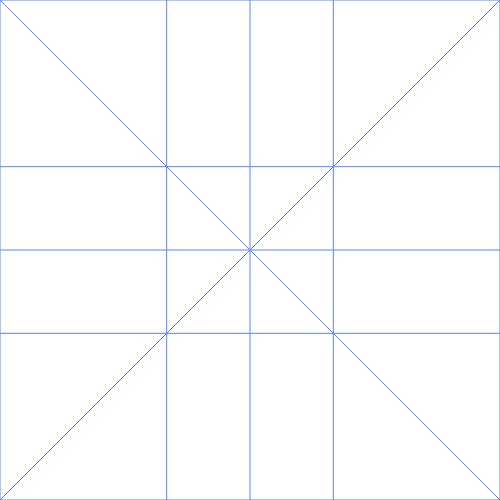
Frame 1 (no input)
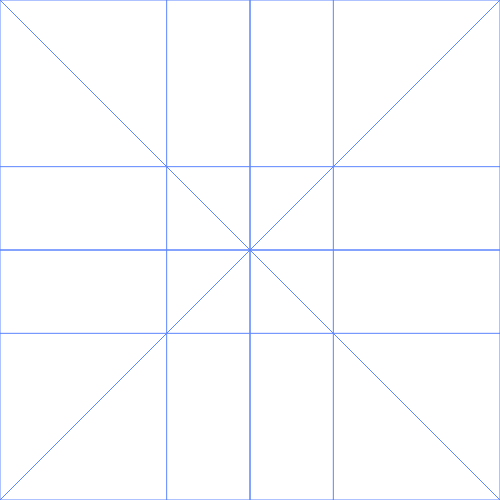
Frame 2 (the mouse pressed at the canvas centre, redrawn once)

The p5.js sketch that drew these frames (run headless with seeded random() and noise() and a simulated clock; the mouse was pressed at the canvas centre and the sketch redrawn once):

// p5.js sketch
// ── sketch.js
var space = 50;

function setup() {
  createCanvas(500, 500);
}

function draw() {
  stroke('#5C85FE');
  makeQuilt()
  noLoop()
}

function makeQuilt() {
  let patterns = ['simple','geometric','miniGrid', 'complex','bCircle'];
  let pattern = random(patterns);
  if (pattern=='geometric') {
    geometric();
  }else if (pattern=='miniGrid') {
    miniGrid()
  } else if (pattern=='simple') {
    simpleBlocks();
  } else if (pattern=='complex') {
    complex()
  } else if (pattern=='bCircle') {
    bCircle();
  }  
}

function mousePressed() { 
  clear()
  makeQuilt()
}

//Creates a Simple Block quilting pattern
function simpleBlocks(){
  var space = width/3
  for (x=0;x<width+50;x+=space){
    for (y=0;y<height+50;y+=space){
      line(x,y,x+space,y);
      line(x,y,x,y+space);
    }
  }
}

//Creates a geometric quilting pattern
function geometric(){
  line(0,0,500,500);
  line(500, 0, 0, 500);
  line(width/2, 500,width/2,0);
  line(500, width/2, 0, width/2);
}

//Creates a 4 square grid quilting pattern
function miniGrid(){
  line(width/2, 500,width/2,0);
  line(500, width/2, 0, width/2);
}

//A more realistic, complex quilting block
function complex(){
  geometric();
  simpleBlocks();
}

//A bisected circle quilting block
function bCircle (){
  circle(width/2,height/2, 495);
  miniGrid();
}
// ── aboutme.html
<!DOCTYPE html>
<html lang="en">
<head>
	<meta charset="utf-8">
	<meta name="viewport" content="width=device-width, initial-scale=1">
	<title>Visible Mending: ABOUT ME</title>
	<meta name="author" content="G/A Augustin">

	<link href="css/aboutme.css" rel="stylesheet" type="text/css">
</head>


<body>
	<div id="vertical-divider">
		<nav class="split left">
			<h2 class="star">✶</h2>
			<a href="project-intro.html">
				<h1 class="section">INTRODUCTION</h1>
			</a>
		
			<hr class="horizontal-divider">
	
			<h2 class="star">✶</h2>
			<a href="restoration.html">
				<h1 class="section">TEXTILE RESTORATION</h1>
			</a>
	
			<hr class="horizontal-divider">
		
			<h2 class="star">✶</h2>
			<a href="sustainability.html">
				<h1 class="section">SUSTAINABILITY</h1>
			</a>
	
			<hr class="horizontal-divider">
	
			<h2 class="star">✶</h2>
			<a href="codesign.html">
				<h1 class="section">CO-DESIGN</h1>
			</a>
	
			<hr class="horizontal-divider">
		
			<h2 class="star">✶</h2>
			<a href="diy.html">
				<h1 class="section">DIY DARNING</h1>
			</a>
	
			<hr class="horizontal-divider">
		
			<h2 class="star">✶</h2>
			<a href="aboutme.html">
				<h1 class="section">ABOUT THE <br>AUTHOR</br></h1>
			</a>
	
			<a href="index.html">
				<img src="images/homeButton-var1.svg" id="homeButton" alt="home button">
			</a>
		</nav>
	</div>
	
	<div class="split right">
		<p class="section-header">ABOUT THE AUTHOR</p>
		<div class="about-row">
			<div class="about-col">
				<img src="images/" id="profilePic" alt="A photo of August">
			</div>
			<div class="about-col">
				<img src="images/miniQuilt.png" id="miniQuilt" alt="A small pixelated quiltblock">
			</div>
		</div>
	</div>

</body>
// ── codesign.html
<!DOCTYPE html>
<html lang="en">
<head>
	<meta charset="utf-8">
	<meta name="viewport" content="width=device-width, initial-scale=1">
	<title>Visible Mending: CODESIGN</title>
	<meta name="author" content="G/A Augustin">

	<link href="css/codesign.css" rel="stylesheet" type="text/css">
</head>


<body>
	<div id="vertical-divider">
		<nav class="split left">
			<h2 class="star">✶</h2>
			<a href="project-intro.html">
				<h1 class="section">INTRODUCTION</h1>
			</a>
		
			<hr class="horizontal-divider">
	
			<h2 class="star">✶</h2>
			<a href="restoration.html">
				<h1 class="section">TEXTILE RESTORATION</h1>
			</a>
	
			<hr class="horizontal-divider">
		
			<h2 class="star">✶</h2>
			<a href="sustainability.html">
				<h1 class="section">SUSTAINABILITY</h1>
			</a>
	
			<hr class="horizontal-divider">
	
			<h2 class="star">✶</h2>
			<a href="codesign.html">
				<h1 class="section">CO-DESIGN</h1>
			</a>
	
			<hr class="horizontal-divider">
		
			<h2 class="star">✶</h2>
			<a href="diy.html">
				<h1 class="section">DIY DARNING</h1>
			</a>
	
			<hr class="horizontal-divider">
		
			<h2 class="star">✶</h2>
			<a href="aboutme.html">
				<h1 class="section">ABOUT THE <br>AUTHOR</br></h1>
			</a>
	
			<a href="index.html">
				<img src="images/homeButton-var1.svg" id="homeButton" alt="home button">
			</a>
		</nav>
	</div>
	
	<div class="split right">
		<p class="section-header">MENDING AS CO-DESIGN</p>
	</div>

</body>
// ── diy.html
<!DOCTYPE html>
<html lang="en">
<head>
	<meta charset="utf-8">
	<meta name="viewport" content="width=device-width, initial-scale=1">
	<title>Visible Mending: DIY DARNING</title>
	<meta name="author" content="G/A Augustin">

	<link href="css/diy.css" rel="stylesheet" type="text/css">
</head>


<body>
	<div id="vertical-divider">
		<nav class="split left">
			<h2 class="star">✶</h2>
			<a href="project-intro.html">
				<h1 class="section">INTRODUCTION</h1>
			</a>
		
			<hr class="horizontal-divider">
	
			<h2 class="star">✶</h2>
			<a href="restoration.html">
				<h1 class="section">TEXTILE RESTORATION</h1>
			</a>
	
			<hr class="horizontal-divider">
		
			<h2 class="star">✶</h2>
			<a href="sustainability.html">
				<h1 class="section">SUSTAINABILITY</h1>
			</a>
	
			<hr class="horizontal-divider">
	
			<h2 class="star">✶</h2>
			<a href="codesign.html">
				<h1 class="section">CO-DESIGN</h1>
			</a>
	
			<hr class="horizontal-divider">
		
			<h2 class="star">✶</h2>
			<a href="diy.html">
				<h1 class="section">DIY DARNING</h1>
			</a>
	
			<hr class="horizontal-divider">
		
			<h2 class="star">✶</h2>
			<a href="aboutme.html">
				<h1 class="section">ABOUT THE <br>AUTHOR</br></h1>
			</a>
	
			<a href="index.html">
				<img src="images/homeButton-var1.svg" id="homeButton" alt="home button">
			</a>
		</nav>
	</div>
	
	<div class="split right">
		<p class="section-header">DO IT YOURSELF: DARNING & MORE</p>
	</div>

</body>
// ── project-intro.html
<!DOCTYPE html>
<html>
<head>
	<meta charset="utf-8">
	<meta name="viewport" content="width=device-width, initial-scale=1">
	<title>Visible Mending: INTRO</title>
	<meta name="author" content="G/A Augustin">

	<link href="css/project-intro.css" rel="stylesheet" type="text/css">
</head>


<body>
	<div id="vertical-divider">
		<nav class="split left">
		<h2 class="star">✶</h2>
		<a href="project-intro.html">
			<h1 class="section">INTRODUCTION</h1>
		</a>
		
		<hr class="horizontal-divider">
	
		<h2 class="star">✶</h2>
		<a href="restoration.html">
			<h1 class="section">TEXTILE RESTORATION</h1>
		</a>
	
		<hr class="horizontal-divider">
		
		<h2 class="star">✶</h2>
		<a href="sustainability.html">
			<h1 class="section">SUSTAINABILITY</h1>
		</a>
	
		<hr class="horizontal-divider">
	
		<h2 class="star">✶</h2>
		<a href="codesign.html">
			<h1 class="section">CO-DESIGN</h1>
		</a>
	
		<hr class="horizontal-divider">
		
		<h2 class="star">✶</h2>
		<a href="diy.html">
			<h1 class="section">DIY DARNING</h1>
		</a>
	
		<hr class="horizontal-divider">
		
		<h2 class="star">✶</h2>
		<a href="aboutme.html">
			<h1 class="section">ABOUT THE <br>AUTHOR</br></h1>
		</a>
	
		<a href="index.html">
				<img src="images/homeButton-var1.svg" id="homeButton" alt="home button">
			</a>
		</nav>
	</div>
		
	
	<div class="split right">
		<div class="centered">
			<div class="title">VISIBLE <br>MENDING</br></div>
		</div>
	</div>

</body>
// ── restoration.html
<!DOCTYPE html>
<html lang="en">
<head>
	<meta charset="utf-8">
	<meta name="viewport" content="width=device-width, initial-scale=1">
	<title>Visible Mending: RESTORATION</title>
	<meta name="author" content="G/A Augustin">

	<link href="css/restoration.css" rel="stylesheet" type="text/css">
</head>


<body>
	<div id="vertical-divider">
		<nav class="split left">
			<h2 class="star">✶</h2>
			<a href="project-intro.html">
				<h1 class="section">INTRODUCTION</h1>
			</a>
		
			<hr class="horizontal-divider">
	
			<h2 class="star">✶</h2>
			<a href="restoration.html">
				<h1 class="section">TEXTILE RESTORATION</h1>
			</a>
	
			<hr class="horizontal-divider">
		
			<h2 class="star">✶</h2>
			<a href="sustainability.html">
				<h1 class="section">SUSTAINABILITY</h1>
			</a>
	
			<hr class="horizontal-divider">
	
			<h2 class="star">✶</h2>
			<a href="codesign.html">
				<h1 class="section">CO-DESIGN</h1>
			</a>
	
			<hr class="horizontal-divider">
		
			<h2 class="star">✶</h2>
			<a href="diy.html">
				<h1 class="section">DIY DARNING</h1>
			</a>
	
			<hr class="horizontal-divider">
		
			<h2 class="star">✶</h2>
			<a href="aboutme.html">
				<h1 class="section">ABOUT THE <br>AUTHOR</br></h1>
			</a>
	
			<a href="index.html">
				<img src="images/homeButton-var1.svg" id="homeButton" alt="home button">
			</a>
		</nav>
	</div>
	<div class="split right">
		<p class="section-header">RESTORATION</p>
	</div>

</body>
// ── sustainability.html
<!DOCTYPE html>
<html lang="en">
<head>
	<meta charset="utf-8">
	<meta name="viewport" content="width=device-width, initial-scale=1">
	<title>Visible Mending: SUSTAINABILITY</title>
	<meta name="author" content="G/A Augustin">


	<link href="css/sustainability.css" rel="stylesheet" type="text/css">
</head>


<body>
	<div id="vertical-divider">
		<nav class="split left">
			<h2 class="star">✶</h2>
			<a href="project-intro.html">
				<h1 class="section">INTRODUCTION</h1>
			</a>
		
			<hr class="horizontal-divider">
	
			<h2 class="star">✶</h2>
			<a href="restoration.html">
				<h1 class="section">TEXTILE RESTORATION</h1>
			</a>
	
			<hr class="horizontal-divider">
		
			<h2 class="star">✶</h2>
			<a href="sustainability.html">
				<h1 class="section">SUSTAINABILITY</h1>
			</a>
	
			<hr class="horizontal-divider">
	
			<h2 class="star">✶</h2>
			<a href="codesign.html">
				<h1 class="section">CO-DESIGN</h1>
			</a>
	
			<hr class="horizontal-divider">
		
			<h2 class="star">✶</h2>
			<a href="diy.html">
				<h1 class="section">DIY DARNING</h1>
			</a>
	
			<hr class="horizontal-divider">
		
			<h2 class="star">✶</h2>
			<a href="aboutme.html">
				<h1 class="section">ABOUT THE <br>AUTHOR</br></h1>
			</a>
	
			<a href="index.html">
				<img src="images/homeButton-var1.svg" id="homeButton" alt="home button">
			</a>
		</nav>
	</div>
	<div class="split right">
		<p class="section-header">SUSTAINABILITY</p>
	</div>

</body>
